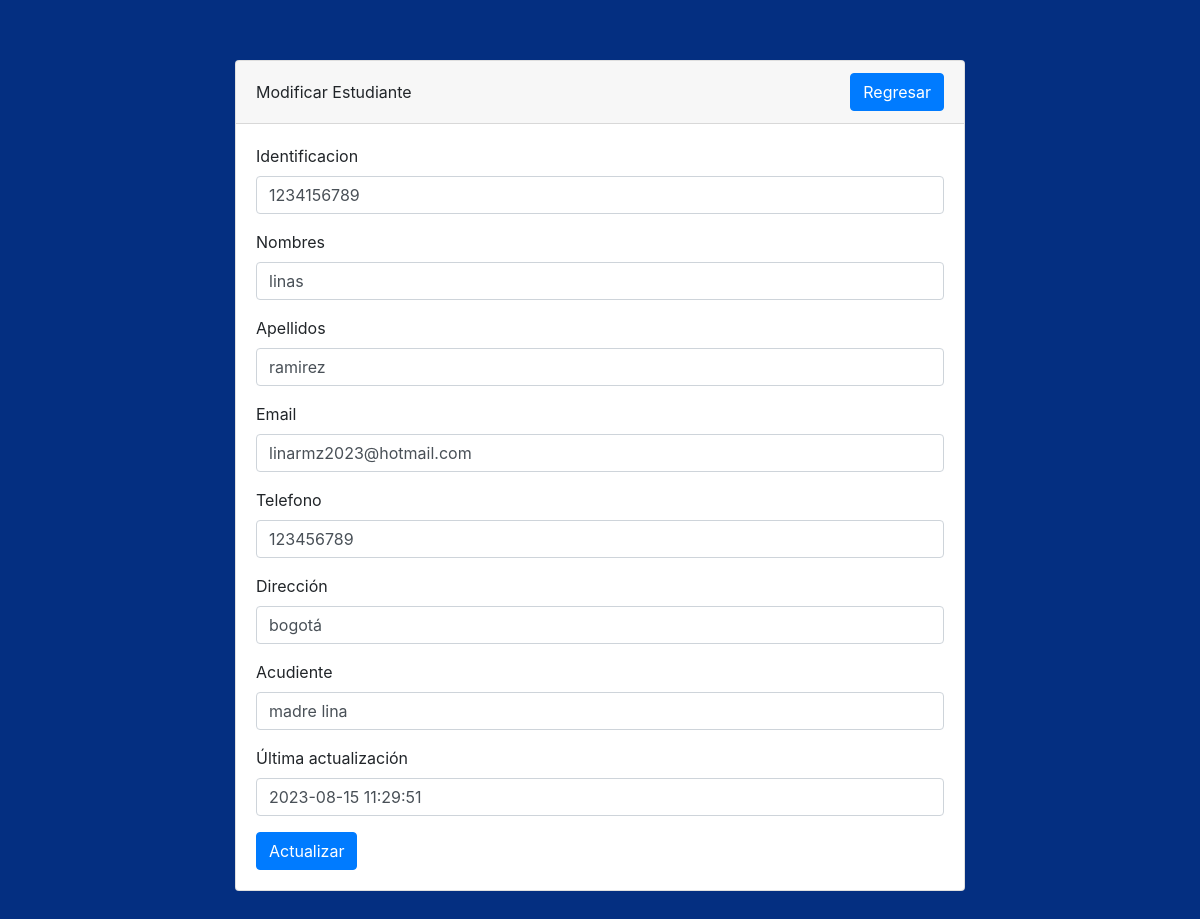
The page /modulos/estudiantes/editEstudiante.php?id=6 on the database its author committed.
### tables this page shows
CREATE TABLE `estudiantes` (
  `id` int(11) NOT NULL AUTO_INCREMENT,
  `identificacion` varchar(255) DEFAULT NULL,
  `nombres` varchar(255) DEFAULT NULL,
  `apellidos` varchar(255) DEFAULT NULL,
  `email` varchar(255) DEFAULT NULL,
  `telefono` varchar(255) DEFAULT NULL,
  `acudiente` varchar(255) DEFAULT NULL,
  `direccion` varchar(255) DEFAULT NULL,
  `fecha_update` timestamp NULL DEFAULT CURRENT_TIMESTAMP,
  PRIMARY KEY (`id`)
);

### config/DBConect.php (called while the page is built, shortened)
<?php
    class Database {
        private static $dns = "mysql:host=localhost;dbname=colegio";
        private static $user = "root";
        private static $pass = "hm_pbeach*";
        private static $instance;
        public function __construct ()
        {
            $this->db = new PDO(self::$dns,self::$user,self::$pass);
        }
        public static function getInstance()
        {
            if(!isset(self::$instance))
            {
                self::$instance=new $object;
            }
            return self::$instance;
        }
        public function editEstudiante($id) {
            $conexion = Database::getInstance();
            $sql="SELECT id,identificacion,nombres,apellidos,email,telefono, acudiente, direccion, fecha_update  from estudiantes where id=:id";
            $result = $conexion->db->prepare($sql);
            $params = array("id" => $id);
            $result->execute($params);
            return $result;
        }
    }
?>

### modulos/estudiantes/editEstudiante.php (the view, shortened to what this page needs)
<?php
    include_once("../../config/DBConect.php");
    $id = $_GET['id'];
    $conexion = new Database;
    $result = $conexion->editEstudiante($id);
    $estud_fecha_update = $estud_acudiente = $estud_direccion = $estud_id = $estud_identificacion = $estud_nombres = $estud_apellidos = $estud_email = $estud_telefono = "";
    foreach($result->fetchAll(PDO::FETCH_OBJ) as $r){
        $estud_identificacion = $r->identificacion;
        $estud_nombres = $r->nombres;
        $estud_apellidos = $r->apellidos;
        $estud_email  = $r->email;
        $estud_telefono = $r->telefono;
        $estud_direccion = $r->direccion;
        $estud_acudiente  = $r->acudiente;
        $estud_fecha_update = $r->fecha_update;
    }
?>
<!DOCTYPE html>
<html lang="en">
<head>
    <link href="../../bootstrap/css/bootstrap.min.css" rel="stylesheet" type="text/css">
    <link href="../../css/style.css" rel="stylesheet" type="text/css">
</head>
<body>
    <div class="container">
        <div class="row justify-content-center">
            <div class="col-sm-8 col-xl-8">
                <div class="card">
                    <div class="card-header d-flex justify-content-between align-items-center">
                        Modificar Estudiante
                        <a href="estudiantes.php" class="btn btn-primary">Regresar</a>
                    </div>
                    <div class="card-body">
                        <form action="update.php" method="POST" name="forrol">
                            <div class="form-group">
                                <label for="identificacion">Identificacion</label>
                                <input type="text" class="form-control" id="identificacion" name="identificacion" value="<?= $estud_identificacion ?>" required>
                            </div>
                            <div class="form-group">
                                <label for="nombres">Nombres</label>
                                <input type="text" class="form-control" id="nombres" name="nombres" value="<?= $estud_nombres ?>" required>
                            </div>
                            <div class="form-group">
                                <label for="apellidos">Apellidos</label>
                                <input type="text" class="form-control" id="apellidos" name="apellidos" value="<?= $estud_apellidos ?>" required>
                            </div>
                            <div class="form-group">
                                <label for="email">Email</label>
                                <input type="text" class="form-control" id="email" name="email" value="<?= $estud_email ?>" required>
                            </div>
                            <div class="form-group">
                                <label for="telefono">Telefono</label>
                                <input type="text" class="form-control" id="telefono" name="telefono" value="<?= $estud_telefono ?>" required>
                            </div>
                            <div class="form-group">
                                <label for="direccion">Dirección</label>
                                <input type="text" class="form-control" id="direccion" name="direccion" value='<?= $estud_direccion ?>' required>
                            </div>
                            <div class="form-group">
                                <label for="acudiente">Acudiente</label>
                                <input type="text" class="form-control" id="acudiente" name="acudiente" value='<?= $estud_acudiente ?>' required>
                            </div>
                            <div class="form-group">
                                <label for="fecha_update">Última actualización</label>
                                <input type="text" class="form-control" id="fecha_update" name="fecha_update" value='<?= $estud_fecha_update ?>' required>
                            </div>
                            <button type="submit" class="btn btn-primary">Actualizar</button>
                        </form>
                    </div>
                </div>
            </div>
        </div>
</body>
</html>

### css/style.css (style rules this page uses)
.container { margin-top: 5%; margin-bottom: 5%; }
body { background-color: #042F81; }

### rows shown on the page
estudiantes: identificacion "1234156789", nombres "linas", apellidos "ramirez", email "linarmz2023@hotmail.com", telefono "123456789", direccion "bogotá", acudiente "madre lina", fecha_update "2023-08-15 11:29:51"
